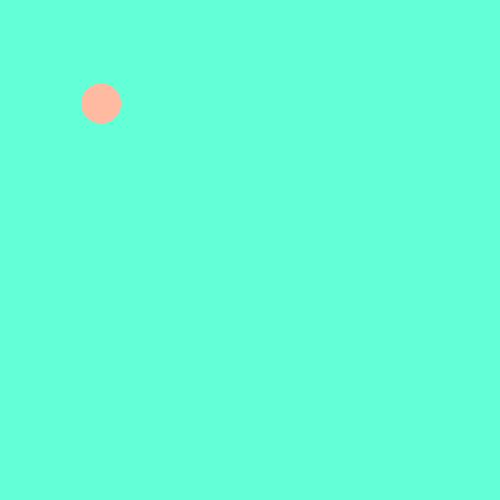
Frame 1 (no input)
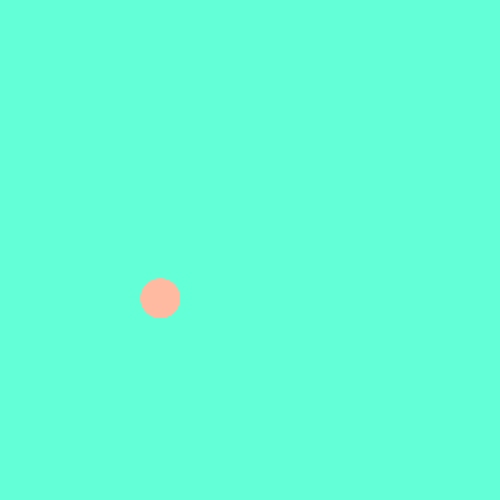
Frame 60 (the mouse pressed at the canvas centre just before this capture)
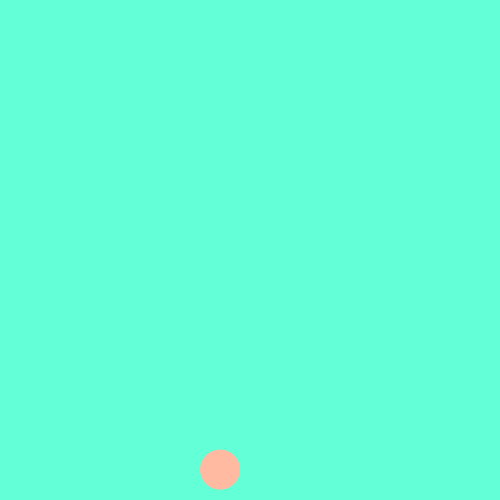
Frame 120 (the mouse held since frame 60 and released just before this capture)

The Processing sketch that drew these frames (run headless with seeded random() and noise(); from frame 60 on, the mouse is pressed at the canvas centre):

// Processing sketch: example_1_1
// ── example_1_1.pde
PVector location, velocity;

void setup(){
	size(500,500);
	location = new PVector(100,100);
	velocity = new PVector(1,3.3);
}

void draw(){
	background(99, 255, 214);

	location.add(velocity);

	if ((location.x > width-20) || (location.x < 20)){
		velocity.x = velocity.x * -1;
	}
	if ((location.y > height-20) || (location.y < 20)){
		velocity.y = velocity.y * -1;
	}

	noStroke();
	fill(255,186,161);
	ellipse(location.x, location.y, 40, 40);
}
